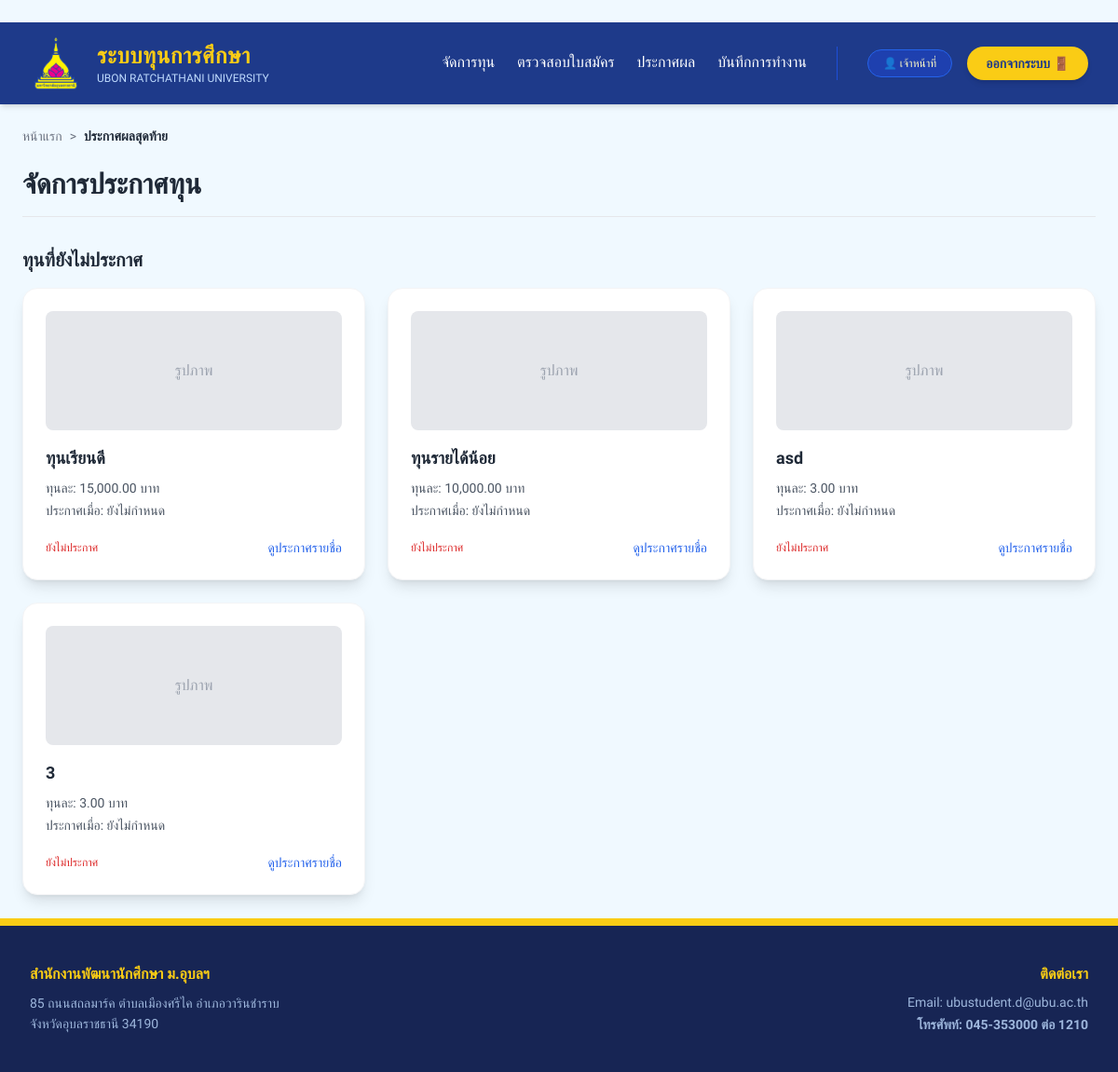
Before: /officer/announcement with the older database file.
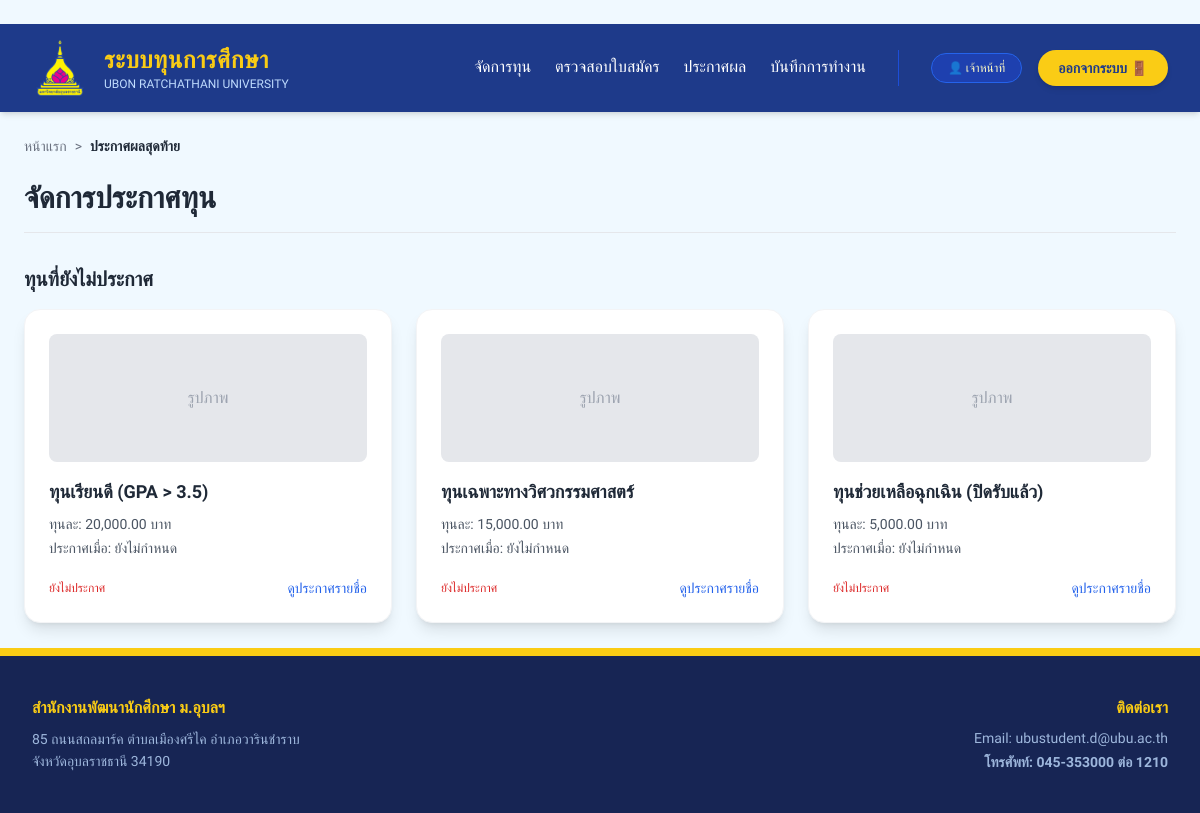
After: the same page with the newer database file.
### models.py (models this page shows, shortened)
class Scholarship(db.Model):
    __tablename__ = 'scholarship'
    id = db.Column(db.String(20), primary_key=True)
    name = db.Column(db.String(100), nullable=False) # ชื่อทุน
    quota = db.Column(db.Integer, default=0) # จำนวนกี่ทุน
    amount = db.Column(db.Float, nullable=True) # ทุนละเท่าไหร่
    category = db.Column(db.String(50)) # ประเภทของทุน (เช่น ทุนภายใน/ภายนอก)
    start_date = db.Column(db.Date) # วันที่เปิดรับสมัคร
    end_date = db.Column(db.Date) # วันที่ปิดรับสมัคร
    provider = db.Column(db.String(100)) # หน่วยงานของทุนนั้นๆ
    min_gpax = db.Column(db.Float, nullable=True)
    income_cap = db.Column(db.Float, nullable=True) # กำหนดเพดานรายได้ (ถ้ามี)
    status = db.Column(db.String(20), default='open')  # สถานะของทุน open(เปิดรับ),checking=close(กำลังตรวจสอบ,ปิดทุน), interview(รายชื่อสัมภาษณ์), announce(รายชื่อได้รับทุน)
    interview_file_url = db.Column(db.String(500))    # ลิงก์ไฟล์ประกาศสัมภาษณ์
    announce_file_url = db.Column(db.String(500))     # ลิงก์ไฟล์ประกาศคนได้ทุน
    faculty_condition = db.Column(db.String(100), nullable=True) # หรือเป็น Text ก็ได้
    image = db.Column(db.String(200), nullable=True) # ชื่อไฟล์ภาพ
    qualifications = db.Column(db.Text, nullable=True) # คุณสมบัติ
    conditions = db.Column(db.Text, nullable=True) # เงื่อนไข
    scholarship_type = db.Column(db.String(50), nullable=True) # ประเภททุน (ทุนบริจาค, ฯลฯ)
    scholarship_nature = db.Column(db.String(50), nullable=True) # ลักษณะทุน (ทุนรายปี, ฯลฯ)
    number_of_scholarships = db.Column(db.Integer, default=1) # จำนวนทุน
    required_documents = db.Column(db.Text, nullable=True) # เอกสารที่ต้องส่ง
    criteria = db.relationship('Criterion', backref='scholarship', lazy=True)
    applications = db.relationship('Application', backref='scholarship', lazy=True)

### routes/officer_routes.py (the view)
@officer_bp.route('/announcement')
def final_announcement():
    scholarships = Scholarship.query.all()
    return render_template('officer/announcement.html', scholarships=scholarships)

### templates/officer/announcement.html (shortened to what this page needs)
{% extends "layouts/base_officer.html" %}
{% block content %}
<div class="max-w-7xl mx-auto p-6">
    <div class="mb-6 flex items-center text-sm text-gray-500">
        <a href="{{ url_for('officer.home') }}" class="hover:text-blue-600 transition">หน้าแรก</a>
        <span class="mx-2">></span>
        <span class="font-bold text-gray-800">ประกาศผลสุดท้าย</span>
    </div>
    <div class="flex flex-col md:flex-row justify-between items-start md:items-center mb-8 border-b border-gray-200 pb-4">
        <div>
            <h1 class="text-3xl font-bold text-gray-800">จัดการประกาศทุน</h1>
        </div>
    </div>
    {% set announced = scholarships | selectattr('announcement_date') | list %}
    {% set pending = scholarships | rejectattr('announcement_date') | list %}
    {% if pending %}
    <div class="mt-8">
        <h2 class="text-xl font-bold text-gray-800 mb-4">ทุนที่ยังไม่ประกาศ</h2>
        <div class="grid grid-cols-1 sm:grid-cols-2 lg:grid-cols-3 gap-6">
            {% for sch in pending %}
            <div class="bg-white rounded-2xl shadow-lg border border-gray-100 p-6 flex flex-col">
                <div class="h-32 bg-gray-200 rounded-lg mb-4 flex items-center justify-center text-gray-400">รูปภาพ</div>
                <h3 class="text-lg font-semibold text-gray-800 mb-2">{{ sch.name }}</h3>
                <p class="text-sm text-gray-600 mb-1">ทุนละ: {{ "{:,.2f}".format(sch.amount) if sch.amount else '-' }} บาท</p>
                <p class="text-sm text-gray-600 mb-1">ประกาศเมื่อ: ยังไม่กำหนด</p>
                <div class="mt-auto pt-4 flex justify-between items-center">
                    <span class="text-xs font-medium text-red-600">ยังไม่ประกาศ</span>
                    <a href="{{ url_for('officer.scholarship_recipients', id=sch.id) }}" class="text-blue-600 hover:underline text-sm">ดูประกาศรายชื่อ</a>
                </div>
            </div>
            {% endfor %}
        </div>
    </div>
    {% endif %}
</div>
{% endblock %}

Changed rows visible on the page:
removed Scholarship: name "asd", amount "3.00"
removed Scholarship: name "3", amount "3.00"
changed Scholarship: name "ทุนเรียนดี" → "ทุนเรียนดี (GPA > 3.5)"; amount "15,000.00" → "20,000.00"
changed Scholarship: name "ทุนรายได้น้อย" → "ทุนเฉพาะทางวิศวกรรมศาสตร์"; amount "10,000.00" → "15,000.00"
added Scholarship: name "ทุนช่วยเหลือฉุกเฉิน (ปิดรับแล้ว)", amount "5,000.00"
